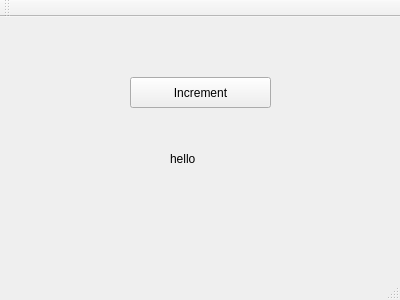
<?xml version="1.0" encoding="UTF-8"?>
<ui version="4.0">
 <class>MainWindow</class>
 <widget class="QMainWindow" name="MainWindow">
  <property name="geometry">
   <rect>
    <x>0</x>
    <y>0</y>
    <width>400</width>
    <height>300</height>
   </rect>
  </property>
  <property name="windowTitle">
   <string>MainWindow</string>
  </property>
  <widget class="QWidget" name="centralWidget">
   <widget class="QPushButton" name="pushButton">
    <property name="geometry">
     <rect>
      <x>130</x>
      <y>60</y>
      <width>141</width>
      <height>31</height>
     </rect>
    </property>
    <property name="text">
     <string>Increment</string>
    </property>
   </widget>
   <widget class="QLabel" name="label">
    <property name="geometry">
     <rect>
      <x>170</x>
      <y>130</y>
      <width>61</width>
      <height>23</height>
     </rect>
    </property>
    <property name="text">
     <string>hello</string>
    </property>
   </widget>
  </widget>
  <widget class="QMenuBar" name="menuBar">
   <property name="geometry">
    <rect>
     <x>0</x>
     <y>0</y>
     <width>400</width>
     <height>29</height>
    </rect>
   </property>
  </widget>
  <widget class="QToolBar" name="mainToolBar">
   <attribute name="toolBarArea">
    <enum>TopToolBarArea</enum>
   </attribute>
   <attribute name="toolBarBreak">
    <bool>false</bool>
   </attribute>
  </widget>
  <widget class="QStatusBar" name="statusBar"/>
 </widget>
 <layoutdefault spacing="6" margin="11"/>
 <resources/>
 <connections/>
</ui>
